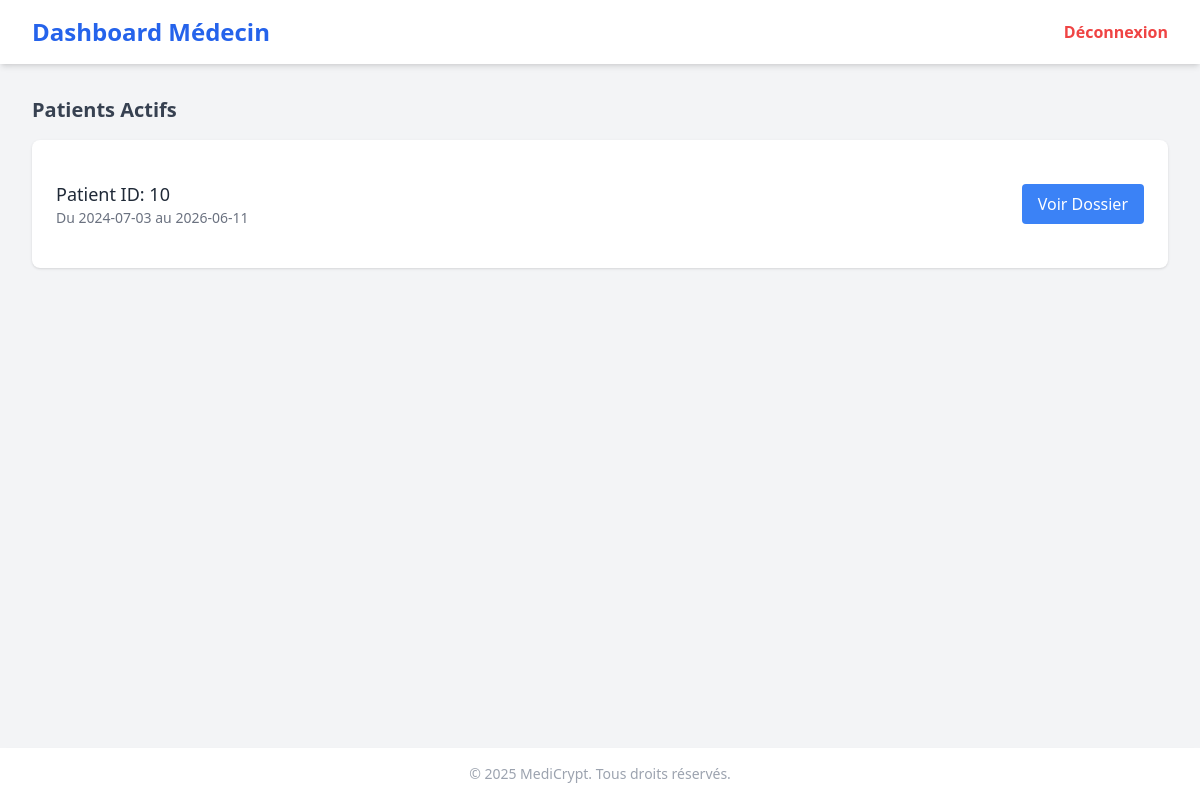
Page /dashboard_medecin (signed in) on the earlier database version.
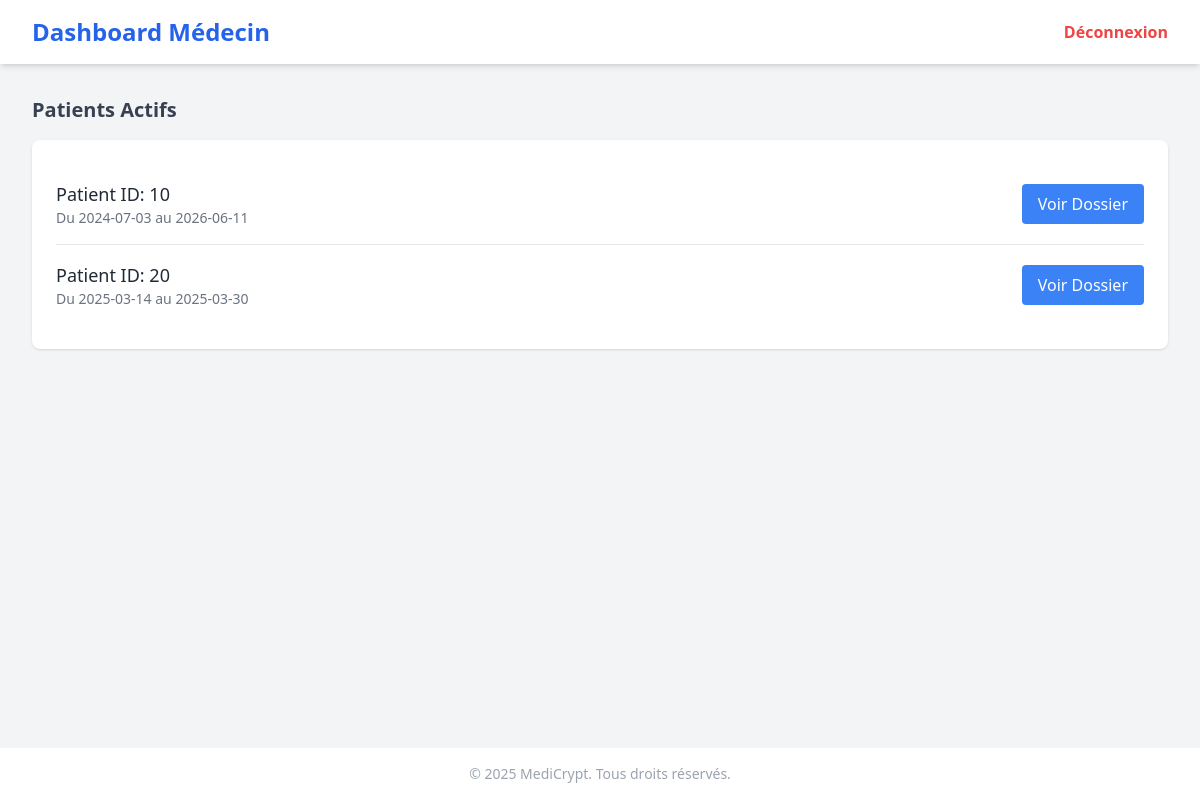
Same page on the later database version.
### models.py (models this page shows)
class MedecinTraitant(db.Model):
    ID = db.Column(db.Integer, primary_key=True)
    medecin_ID = db.Column(db.Integer, db.ForeignKey('utilisateur.ID_User'))
    patient_ID = db.Column(db.Integer, db.ForeignKey('utilisateur.ID_User'))
    actif = db.Column(db.Boolean)
    date_debut = db.Column(db.Date)
    date_fin = db.Column(db.Date)

### app.py (the view)
        @login_required
        def decorated_function(*args, **kwargs):
            if current_user.role != role:
                flash("Vous n'avez pas les autorisations nécessaires pour accéder à cette page.", "danger")
                return redirect(url_for('home'))
            return f(*args, **kwargs)

### app.py (called while the page is built)
@login_manager.user_loader
def load_user(user_id):
    return Utilisateur.query.get(int(user_id))

def role_required(role):
    def decorator(f):
        @login_required
        def decorated_function(*args, **kwargs):
            if current_user.role != role:
                flash("Vous n'avez pas les autorisations nécessaires pour accéder à cette page.", "danger")
                return redirect(url_for('home'))
            return f(*args, **kwargs)
        return decorated_function
    return decorator

@app.route('/dashboard_medecin', endpoint='dashboard_medecin')
@role_required('Médecin')
def dashboard_medecin():
    patients_actifs = MedecinTraitant.query.filter_by(medecin_ID=current_user.ID_User, actif=True).all()
    return render_template('medecin/dashboard_medecin.html', patients_actifs=patients_actifs)

### templates/medecin/dashboard_medecin.html (shortened to what this page needs)
<!DOCTYPE html>
<html lang="fr">
<head>
    <script src="https://cdn.tailwindcss.com"></script>
</head>
<body class="bg-gray-100 min-h-screen flex flex-col">
    <header class="bg-white shadow-md py-4 px-8 flex justify-between items-center">
        <h1 class="text-2xl font-bold text-blue-600">Dashboard Médecin</h1>
        <a href="{{ url_for('logout') }}"
            class="text-red-500 hover:text-red-700 font-semibold transition duration-300">Déconnexion</a>
    </header>
    <main class="flex-1 p-8">
        <h2 class="text-xl font-semibold mb-4 text-gray-700">Patients Actifs</h2>
        <div class="bg-white rounded-lg shadow p-6">
            <ul class="divide-y divide-gray-200">
                {% for patient in patients_actifs %}
                    <li class="py-4 flex justify-between items-center">
                        <div>
                            <p class="text-lg font-medium text-gray-800">Patient ID: {{ patient.patient_ID }}</p>
                            <p class="text-sm text-gray-500">Du {{ patient.date_debut }} au {{ patient.date_fin }}</p>
                        </div>
                        <a href="/dossier_medical/{{ patient.patient_ID }}"
                            class="bg-blue-500 text-white px-4 py-2 rounded hover:bg-blue-600 transition">Voir Dossier</a>
                    </li>
                {% else %}
                    <li class="py-4 text-gray-500">Aucun patient actif.</li>
                {% endfor %}
            </ul>
        </div>
    </main>
    <footer class="bg-white shadow-md py-4 text-center text-sm text-gray-400">
        &copy; 2025 MediCrypt. Tous droits réservés.
    </footer>
</body>
</html>

Differences in the rows shown:
added MedecinTraitant: patient_ID "20", date_debut "2025-03-14", date_fin "2025-03-30"
